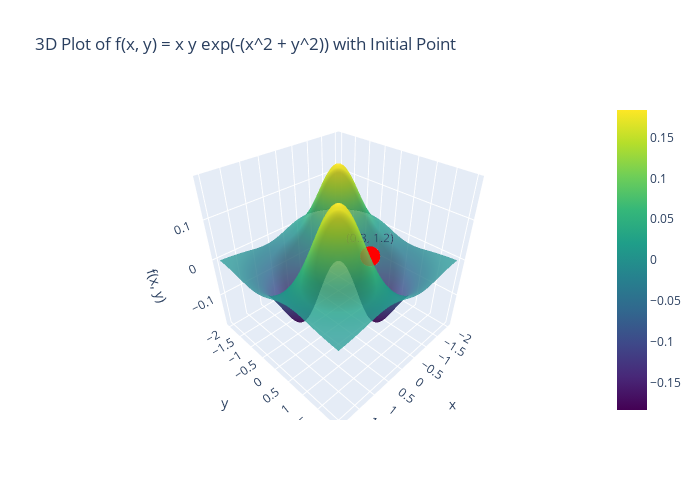

The code cell stored with this chart in its notebook:
### Markdown cell above
# a) Plot the function and the initial point.

### Code cell
import numpy as np
import plotly.graph_objs as go

# Define the function
def f(x, y):
    return x * y * np.exp(-(x**2 + y**2))

# Create a grid of x and y values
x = np.linspace(-2, 2, 100)
y = np.linspace(-2, 2, 100)
X, Y = np.meshgrid(x, y)
Z = f(X, Y)

# Create the surface plot
surface = go.Surface(x=X, y=Y, z=Z, colorscale='Viridis', opacity=0.8, name='f(x, y)')

# Plot the initial point
x0, y0 = 0.3, 1.2
z0 = f(x0, y0)
point = go.Scatter3d(
    x=[x0],
    y=[y0],
    z=[z0],
    mode='markers+text',
    marker=dict(size=7, color='red'),
    text=['(0.3, 1.2)'],
    textposition='top center',
    name='Initial Point'
)

# Layout
layout = go.Layout(
    title='3D Plot of f(x, y) = x y exp(-(x^2 + y^2)) with Initial Point',
    scene=dict(
        xaxis_title='x',
        yaxis_title='y',
        zaxis_title='f(x, y)'
    ),
    width=700,
    height=500
)

fig = go.Figure(data=[surface, point], layout=layout)
fig.show()

### Figure 1 — Plotly figure (JSON) as saved in the notebook; plotly's stock layout.template omitted (floating-point values rounded to 4 significant figures; data arrays with more than 128 entries replaced by an {"elided": "..."} marker saying what was removed)
{"data": [{"colorscale": [[0, "#440154"], [0.1111, "#482878"], [0.2222, "#3e4989"], [0.3333, "#31688e"], [0.4444, "#26828e"], [0.5556, "#1f9e89"], [0.6667, "#35b779"], [0.7778, "#6ece58"], [0.8889, "#b5de2b"], [1, "#fde725"]], "name": "f(x, y)", "opacity": 0.8, "type": "surface", "x": {"elided": "100x100 float values"}, "y": {"elided": "100x100 float values"}, "z": {"elided": "100x100 float values"}}, {"marker": {"color": "red", "size": 7}, "mode": "markers+text", "name": "Initial Point", "text": ["(0.3, 1.2)"], "textposition": "top center", "type": "scatter3d", "x": [0.3], "y": [1.2], "z": [0.07795]}], "layout": {"height": 500, "scene": {"xaxis": {"title": {"text": "x"}}, "yaxis": {"title": {"text": "y"}}, "zaxis": {"title": {"text": "f(x, y)"}}}, "title": {"text": "3D Plot of f(x, y) = x y exp(-(x^2 + y^2)) with Initial Point"}, "width": 700}}
